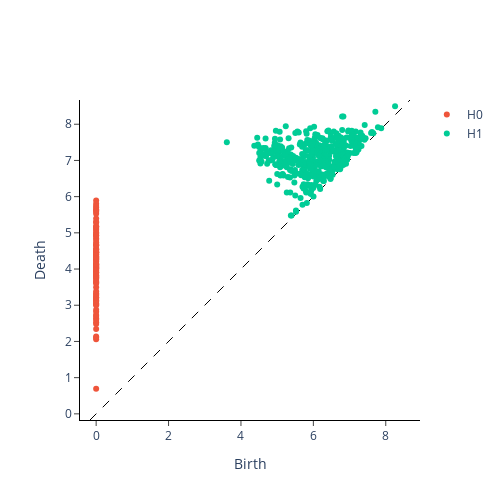

Notebook code for this chart:
### Code cell
# clique oriented FDC
dgm_clique_or_FDC=rev_directed(L_FDC)
plot_diagram(dgm_clique_or_FDC[0])
